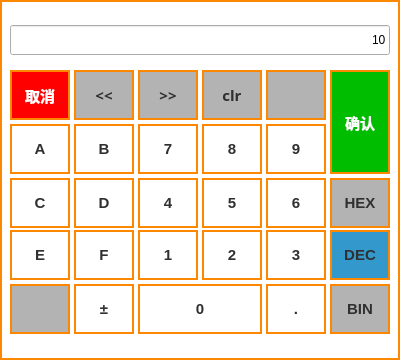
<?xml version="1.0" encoding="UTF-8"?>
<ui version="4.0">
 <class>NumericKeyboard</class>
 <widget class="QWidget" name="NumericKeyboard">
  <property name="geometry">
   <rect>
    <x>0</x>
    <y>0</y>
    <width>400</width>
    <height>360</height>
   </rect>
  </property>
  <property name="windowTitle">
   <string>Form</string>
  </property>
  <property name="styleSheet">
   <string notr="true">QWidget #NumericKeyboard{
background-color: #FFFFFF;
}

</string>
  </property>
  <widget class="QFrame" name="frame">
   <property name="geometry">
    <rect>
     <x>0</x>
     <y>0</y>
     <width>400</width>
     <height>360</height>
    </rect>
   </property>
   <property name="styleSheet">
    <string notr="true">QFrame{
border: 2px solid #Fb8800;
background-color: #FFFFFF;
}

QPushButton{
border: 2px solid #Fb8800;
font-family: &quot;Microsoft YaHei&quot;;
font-weight:bold;
font-size:15px;
color: #303030;
}

QPushButton:disabled{
background-color: rgba(204,204,204,50)
}</string>
   </property>
   <property name="frameShape">
    <enum>QFrame::StyledPanel</enum>
   </property>
   <property name="frameShadow">
    <enum>QFrame::Raised</enum>
   </property>
   <widget class="QPushButton" name="btnDelete">
    <property name="geometry">
     <rect>
      <x>266</x>
      <y>70</y>
      <width>60</width>
      <height>50</height>
     </rect>
    </property>
    <property name="layoutDirection">
     <enum>Qt::LeftToRight</enum>
    </property>
    <property name="styleSheet">
     <string notr="true">QPushButton#btnDelete{
background-color: #B3B3B3;
background-image: url(:/icons/btnDelete.png);
}</string>
    </property>
    <property name="text">
     <string/>
    </property>
    <property name="flat">
     <bool>false</bool>
    </property>
   </widget>
   <widget class="QPushButton" name="btnHEX">
    <property name="geometry">
     <rect>
      <x>330</x>
      <y>178</y>
      <width>60</width>
      <height>50</height>
     </rect>
    </property>
    <property name="styleSheet">
     <string notr="true">QPushButton{
background-color:#B3B3B3;
}
QPushButton:hover{
background-color:#3399CC;
}
QPushButton:checked{
background-color:#3399CC;
}</string>
    </property>
    <property name="text">
     <string>HEX</string>
    </property>
    <property name="checkable">
     <bool>true</bool>
    </property>
    <property name="checked">
     <bool>false</bool>
    </property>
    <property name="autoExclusive">
     <bool>true</bool>
    </property>
    <attribute name="buttonGroup">
     <string notr="true">buttonGroup</string>
    </attribute>
   </widget>
   <widget class="QPushButton" name="btnBIN">
    <property name="geometry">
     <rect>
      <x>330</x>
      <y>284</y>
      <width>60</width>
      <height>50</height>
     </rect>
    </property>
    <property name="styleSheet">
     <string notr="true">QPushButton{
background-color:#B3B3B3;
}
QPushButton:hover{
background-color:#3399CC;
}
QPushButton:checked{
background-color:#3399CC;
}</string>
    </property>
    <property name="text">
     <string>BIN</string>
    </property>
    <property name="checkable">
     <bool>true</bool>
    </property>
    <property name="autoExclusive">
     <bool>true</bool>
    </property>
    <attribute name="buttonGroup">
     <string notr="true">buttonGroup</string>
    </attribute>
   </widget>
   <widget class="QPushButton" name="btnSwitch">
    <property name="geometry">
     <rect>
      <x>10</x>
      <y>284</y>
      <width>60</width>
      <height>50</height>
     </rect>
    </property>
    <property name="styleSheet">
     <string notr="true">QPushButton#btnSwitch{
background-color: #B3B3B3;
background-image: url(:/icons/btnSwitch.png);
}</string>
    </property>
    <property name="text">
     <string/>
    </property>
   </widget>
   <widget class="QPushButton" name="btn4">
    <property name="geometry">
     <rect>
      <x>138</x>
      <y>178</y>
      <width>60</width>
      <height>50</height>
     </rect>
    </property>
    <property name="styleSheet">
     <string notr="true">QPushButton:pressed {
    /* 改变背景色 */
    background-color:rgb(253,196,128);
}</string>
    </property>
    <property name="text">
     <string>4</string>
    </property>
    <attribute name="buttonGroup">
     <string notr="true">buttonGroup2</string>
    </attribute>
   </widget>
   <widget class="QPushButton" name="btnC">
    <property name="geometry">
     <rect>
      <x>10</x>
      <y>178</y>
      <width>60</width>
      <height>50</height>
     </rect>
    </property>
    <property name="styleSheet">
     <string notr="true">QPushButton:pressed {
    /* 改变背景色 */
    background-color:rgb(253,196,128);
}</string>
    </property>
    <property name="text">
     <string>C</string>
    </property>
    <attribute name="buttonGroup">
     <string notr="true">buttonGroup2</string>
    </attribute>
   </widget>
   <widget class="QPushButton" name="btnD">
    <property name="geometry">
     <rect>
      <x>74</x>
      <y>178</y>
      <width>60</width>
      <height>50</height>
     </rect>
    </property>
    <property name="styleSheet">
     <string notr="true">QPushButton:pressed {
    /* 改变背景色 */
    background-color:rgb(253,196,128);
}</string>
    </property>
    <property name="text">
     <string>D</string>
    </property>
    <attribute name="buttonGroup">
     <string notr="true">buttonGroup2</string>
    </attribute>
   </widget>
   <widget class="QPushButton" name="btnDEC">
    <property name="geometry">
     <rect>
      <x>330</x>
      <y>230</y>
      <width>60</width>
      <height>50</height>
     </rect>
    </property>
    <property name="styleSheet">
     <string notr="true">QPushButton{
background-color:#B3B3B3;
}
QPushButton:hover{
background-color:#3399CC;
}
QPushButton:checked{
background-color:#3399CC;
}</string>
    </property>
    <property name="text">
     <string>DEC</string>
    </property>
    <property name="checkable">
     <bool>true</bool>
    </property>
    <property name="checked">
     <bool>true</bool>
    </property>
    <property name="autoExclusive">
     <bool>true</bool>
    </property>
    <attribute name="buttonGroup">
     <string notr="true">buttonGroup</string>
    </attribute>
   </widget>
   <widget class="QPushButton" name="btnCancel">
    <property name="geometry">
     <rect>
      <x>10</x>
      <y>70</y>
      <width>60</width>
      <height>50</height>
     </rect>
    </property>
    <property name="font">
     <font>
      <family>Microsoft YaHei</family>
      <pointsize>-1</pointsize>
      <weight>75</weight>
      <bold>true</bold>
     </font>
    </property>
    <property name="styleSheet">
     <string notr="true">QPushButton#btnCancel{
background-color: #FF0000;
color:#FFFFFF;
}</string>
    </property>
    <property name="text">
     <string>取消</string>
    </property>
   </widget>
   <widget class="QPushButton" name="btn5">
    <property name="geometry">
     <rect>
      <x>202</x>
      <y>178</y>
      <width>60</width>
      <height>50</height>
     </rect>
    </property>
    <property name="styleSheet">
     <string notr="true">QPushButton:pressed {
    /* 改变背景色 */
    background-color:rgb(253,196,128);
}</string>
    </property>
    <property name="text">
     <string>5</string>
    </property>
    <attribute name="buttonGroup">
     <string notr="true">buttonGroup2</string>
    </attribute>
   </widget>
   <widget class="QPushButton" name="btnF">
    <property name="geometry">
     <rect>
      <x>74</x>
      <y>230</y>
      <width>60</width>
      <height>50</height>
     </rect>
    </property>
    <property name="styleSheet">
     <string notr="true">QPushButton:pressed {
    /* 改变背景色 */
    background-color:rgb(253,196,128);
}</string>
    </property>
    <property name="text">
     <string>F</string>
    </property>
    <attribute name="buttonGroup">
     <string notr="true">buttonGroup2</string>
    </attribute>
   </widget>
   <widget class="QPushButton" name="btn1">
    <property name="geometry">
     <rect>
      <x>138</x>
      <y>230</y>
      <width>60</width>
      <height>50</height>
     </rect>
    </property>
    <property name="styleSheet">
     <string notr="true">QPushButton:pressed {
    /* 改变背景色 */
    background-color:rgb(253,196,128);
}</string>
    </property>
    <property name="text">
     <string>1</string>
    </property>
   </widget>
   <widget class="QPushButton" name="btnPoint">
    <property name="geometry">
     <rect>
      <x>266</x>
      <y>284</y>
      <width>60</width>
      <height>50</height>
     </rect>
    </property>
    <property name="styleSheet">
     <string notr="true">QPushButton:pressed {
    /* 改变背景色 */
    background-color:rgb(253,196,128);
}</string>
    </property>
    <property name="text">
     <string>.</string>
    </property>
    <attribute name="buttonGroup">
     <string notr="true">buttonGroup2</string>
    </attribute>
   </widget>
   <widget class="QPushButton" name="btnClear">
    <property name="geometry">
     <rect>
      <x>202</x>
      <y>70</y>
      <width>60</width>
      <height>50</height>
     </rect>
    </property>
    <property name="font">
     <font>
      <family>Microsoft YaHei</family>
      <pointsize>-1</pointsize>
      <weight>75</weight>
      <bold>true</bold>
     </font>
    </property>
    <property name="styleSheet">
     <string notr="true">QPushButton#btnClear{
background-color: #B3B3B3;
}</string>
    </property>
    <property name="text">
     <string>clr</string>
    </property>
   </widget>
   <widget class="QPushButton" name="btn6">
    <property name="geometry">
     <rect>
      <x>266</x>
      <y>178</y>
      <width>60</width>
      <height>50</height>
     </rect>
    </property>
    <property name="styleSheet">
     <string notr="true">QPushButton:pressed {
    /* 改变背景色 */
    background-color:rgb(253,196,128);
}</string>
    </property>
    <property name="text">
     <string>6</string>
    </property>
    <attribute name="buttonGroup">
     <string notr="true">buttonGroup2</string>
    </attribute>
   </widget>
   <widget class="QPushButton" name="btnA">
    <property name="enabled">
     <bool>true</bool>
    </property>
    <property name="geometry">
     <rect>
      <x>10</x>
      <y>124</y>
      <width>60</width>
      <height>50</height>
     </rect>
    </property>
    <property name="styleSheet">
     <string notr="true">QPushButton:pressed {
    /* 改变背景色 */
    background-color:rgb(253,196,128);
}</string>
    </property>
    <property name="text">
     <string>A</string>
    </property>
    <attribute name="buttonGroup">
     <string notr="true">buttonGroup2</string>
    </attribute>
   </widget>
   <widget class="QPushButton" name="btn2">
    <property name="geometry">
     <rect>
      <x>202</x>
      <y>230</y>
      <width>60</width>
      <height>50</height>
     </rect>
    </property>
    <property name="styleSheet">
     <string notr="true">QPushButton:pressed {
    /* 改变背景色 */
    background-color:rgb(253,196,128);
}</string>
    </property>
    <property name="text">
     <string>2</string>
    </property>
    <attribute name="buttonGroup">
     <string notr="true">buttonGroup2</string>
    </attribute>
   </widget>
   <widget class="QPushButton" name="btnOk">
    <property name="enabled">
     <bool>true</bool>
    </property>
    <property name="geometry">
     <rect>
      <x>330</x>
      <y>70</y>
      <width>60</width>
      <height>104</height>
     </rect>
    </property>
    <property name="styleSheet">
     <string notr="true">QPushButton#btnOk{
background-color: #00BD00;
color:#FFFFFF;
}
</string>
    </property>
    <property name="text">
     <string>确认</string>
    </property>
    <property name="flat">
     <bool>false</bool>
    </property>
   </widget>
   <widget class="QPushButton" name="btn9">
    <property name="geometry">
     <rect>
      <x>266</x>
      <y>124</y>
      <width>60</width>
      <height>50</height>
     </rect>
    </property>
    <property name="styleSheet">
     <string notr="true">QPushButton:pressed {
    /* 改变背景色 */
    background-color:rgb(253,196,128);
}</string>
    </property>
    <property name="text">
     <string>9</string>
    </property>
    <attribute name="buttonGroup">
     <string notr="true">buttonGroup2</string>
    </attribute>
   </widget>
   <widget class="QPushButton" name="btnLeft">
    <property name="geometry">
     <rect>
      <x>74</x>
      <y>70</y>
      <width>60</width>
      <height>50</height>
     </rect>
    </property>
    <property name="font">
     <font>
      <family>Microsoft YaHei</family>
      <pointsize>-1</pointsize>
      <weight>75</weight>
      <bold>true</bold>
     </font>
    </property>
    <property name="styleSheet">
     <string notr="true">QPushButton#btnLeft{
background-color: #B3B3B3;
}</string>
    </property>
    <property name="text">
     <string>&lt;&lt;</string>
    </property>
   </widget>
   <widget class="QPushButton" name="btnRight">
    <property name="geometry">
     <rect>
      <x>138</x>
      <y>70</y>
      <width>60</width>
      <height>50</height>
     </rect>
    </property>
    <property name="font">
     <font>
      <family>Microsoft YaHei</family>
      <pointsize>-1</pointsize>
      <weight>75</weight>
      <bold>true</bold>
     </font>
    </property>
    <property name="styleSheet">
     <string notr="true">QPushButton#btnRight{
background-color: #B3B3B3;
}</string>
    </property>
    <property name="text">
     <string>&gt;&gt;</string>
    </property>
   </widget>
   <widget class="QPushButton" name="btn8">
    <property name="geometry">
     <rect>
      <x>202</x>
      <y>124</y>
      <width>60</width>
      <height>50</height>
     </rect>
    </property>
    <property name="styleSheet">
     <string notr="true">QPushButton:pressed {
    /* 改变背景色 */
    background-color:rgb(253,196,128);
}</string>
    </property>
    <property name="text">
     <string>8</string>
    </property>
    <attribute name="buttonGroup">
     <string notr="true">buttonGroup2</string>
    </attribute>
   </widget>
   <widget class="QPushButton" name="btn3">
    <property name="geometry">
     <rect>
      <x>266</x>
      <y>230</y>
      <width>60</width>
      <height>50</height>
     </rect>
    </property>
    <property name="styleSheet">
     <string notr="true">QPushButton:pressed {
    /* 改变背景色 */
    background-color:rgb(253,196,128);
}</string>
    </property>
    <property name="text">
     <string>3</string>
    </property>
    <attribute name="buttonGroup">
     <string notr="true">buttonGroup2</string>
    </attribute>
   </widget>
   <widget class="QPushButton" name="btn0">
    <property name="geometry">
     <rect>
      <x>138</x>
      <y>284</y>
      <width>124</width>
      <height>50</height>
     </rect>
    </property>
    <property name="styleSheet">
     <string notr="true">QPushButton:pressed {
    /* 改变背景色 */
    background-color:rgb(253,196,128);
}</string>
    </property>
    <property name="text">
     <string>0</string>
    </property>
   </widget>
   <widget class="QPushButton" name="btn7">
    <property name="geometry">
     <rect>
      <x>138</x>
      <y>124</y>
      <width>60</width>
      <height>50</height>
     </rect>
    </property>
    <property name="styleSheet">
     <string notr="true">QPushButton:pressed {
    /* 改变背景色 */
    background-color:rgb(253,196,128);
}</string>
    </property>
    <property name="text">
     <string>7</string>
    </property>
    <attribute name="buttonGroup">
     <string notr="true">buttonGroup2</string>
    </attribute>
   </widget>
   <widget class="QPushButton" name="btnB">
    <property name="geometry">
     <rect>
      <x>74</x>
      <y>124</y>
      <width>60</width>
      <height>50</height>
     </rect>
    </property>
    <property name="styleSheet">
     <string notr="true">QPushButton:pressed {
    /* 改变背景色 */
    background-color:rgb(253,196,128);
}</string>
    </property>
    <property name="text">
     <string>B</string>
    </property>
    <attribute name="buttonGroup">
     <string notr="true">buttonGroup2</string>
    </attribute>
   </widget>
   <widget class="QPushButton" name="btnSign">
    <property name="geometry">
     <rect>
      <x>74</x>
      <y>284</y>
      <width>60</width>
      <height>50</height>
     </rect>
    </property>
    <property name="styleSheet">
     <string notr="true">QPushButton:pressed {
    /* 改变背景色 */
    background-color:rgb(253,196,128);
}</string>
    </property>
    <property name="text">
     <string>±</string>
    </property>
    <attribute name="buttonGroup">
     <string notr="true">buttonGroup2</string>
    </attribute>
   </widget>
   <widget class="QPushButton" name="btnE">
    <property name="geometry">
     <rect>
      <x>10</x>
      <y>230</y>
      <width>60</width>
      <height>50</height>
     </rect>
    </property>
    <property name="styleSheet">
     <string notr="true">QPushButton:pressed {
    /* 改变背景色 */
    background-color:rgb(253,196,128);
}</string>
    </property>
    <property name="text">
     <string>E</string>
    </property>
    <attribute name="buttonGroup">
     <string notr="true">buttonGroup2</string>
    </attribute>
   </widget>
   <widget class="QLineEdit" name="lineEdit">
    <property name="geometry">
     <rect>
      <x>10</x>
      <y>25</y>
      <width>380</width>
      <height>30</height>
     </rect>
    </property>
    <property name="text">
     <string>10</string>
    </property>
    <property name="alignment">
     <set>Qt::AlignRight|Qt::AlignTrailing|Qt::AlignVCenter</set>
    </property>
   </widget>
  </widget>
 </widget>
 <resources/>
 <connections/>
 <buttongroups>
  <buttongroup name="buttonGroup2"/>
  <buttongroup name="buttonGroup"/>
 </buttongroups>
</ui>
